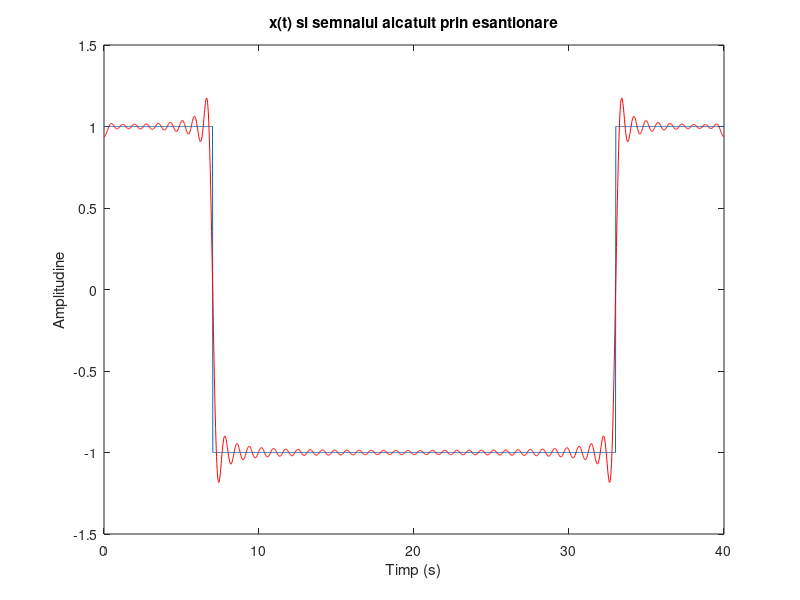
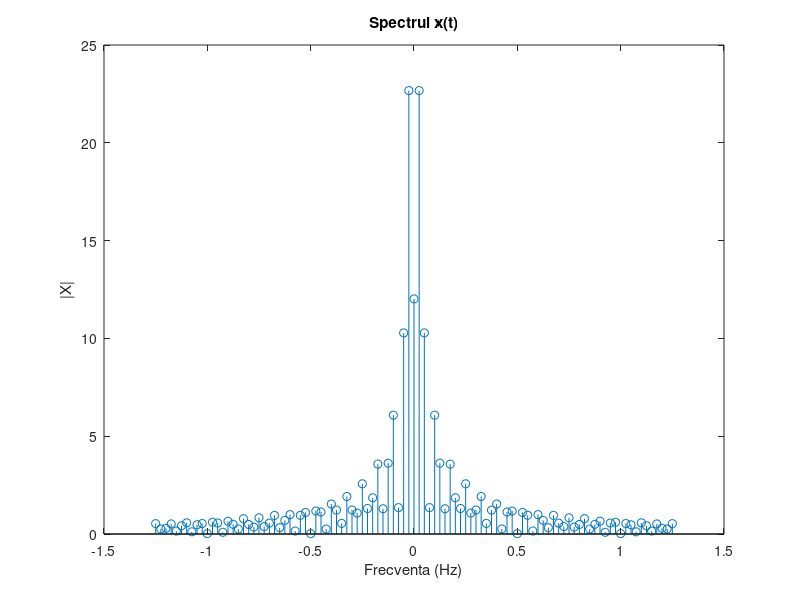

Write the MATLAB code that produced these figures, in order.
%Tema nr. 2 - Semnale si Programare - numarul din lista = 7, deci vom avea
% un semnal dreptugnhiular cu perioada 40 si N = 50 si durata = 7.

D=7;
N=50;
P=40;
F=1/P;
t=0:0.02:P-0.02; 
w0=2*pi*F;

%generez un vector cu zerouri:
x = zeros(1,size(t,2));

%aranjarea vectorului
x(t<=D)=1;
x(t>D)=-1;
x(t>P-D)=1;

%seria
for k = -N:N
    xt = x;
    xt = xt.*exp(-j*k*w0*t);
    X(k+51) = trapz(t,xt); 
end

%reconstruirea semnalului (aproximare)

x_aprox(1:length(t)) = 0; 

for const = 1:length(t);
for k = -N:N
x_aprox(const) = x_aprox(const) + (1/P)*X(k+N+1)*exp(j*k*w0*t(const));
end
end % semnalul dat cu coeficientii seriei

figure(1);
plot(t,x); % afisez mai intai x(t)

title('x(t) si semnalul alcatuit prin esantionare');
hold on

plot(t,x_aprox,'r'); 

xlabel('Timp (s)');
ylabel('Amplitudine');


fr = -N*F:F:N*F; % vectorul de frecvente pentru afisarea semnalului
figure(2);
stem(fr,abs(X)); 
title('Spectrul x(t)');
xlabel('Frecventa (Hz)');
ylabel('|X|');

%Seria Fourier este reprezentarea semnalului sub forma de suma pana la
%infinit din: sinusuri si cosinusuri (SFT),exponentiale (SFE), sau armonici
%(SFA). Din cursuri am observat ca semnalul poate fi analizat pe esantioane
%si aproximat astfel incat sa obtinem un model cat mai apropiat de cel real
%si o eroare cat mai mica. Astfel, am esantionat si am calculat
%coeficientii seriei Fourier.
